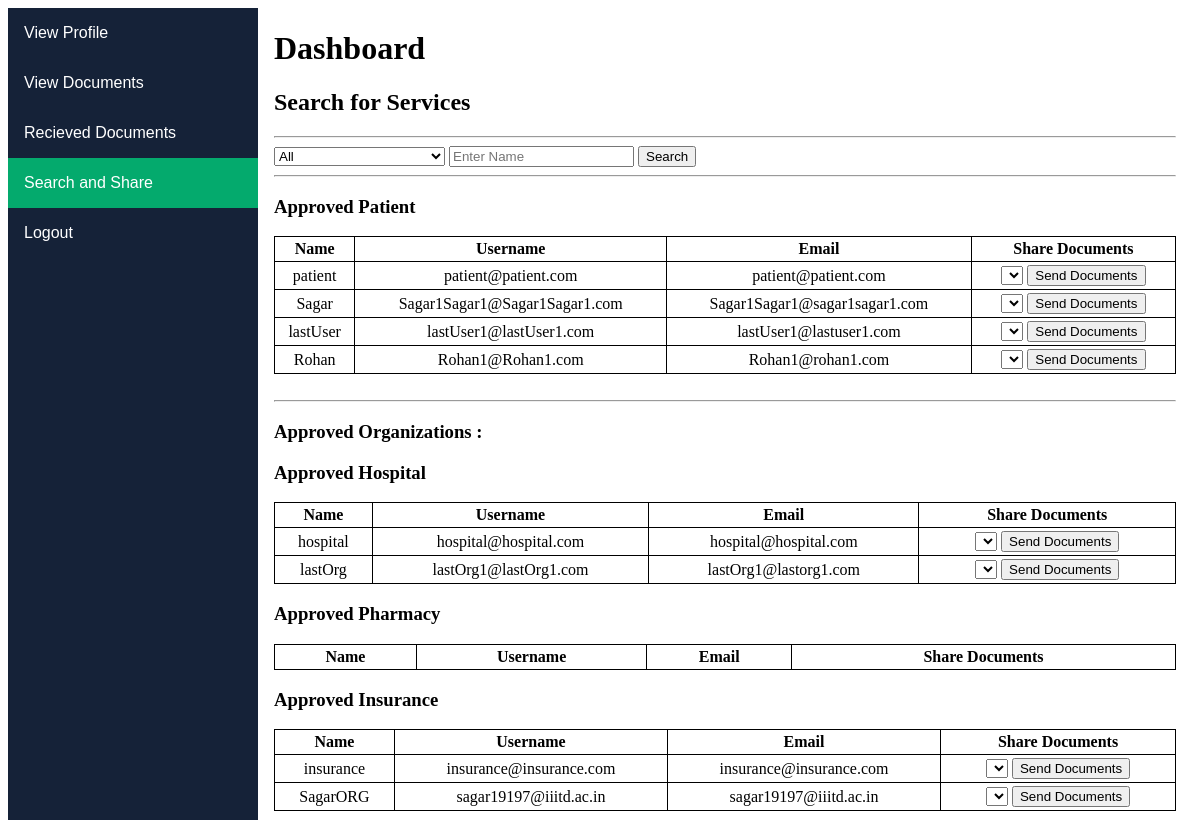
Page /search/ (signed in) on the earlier database version.
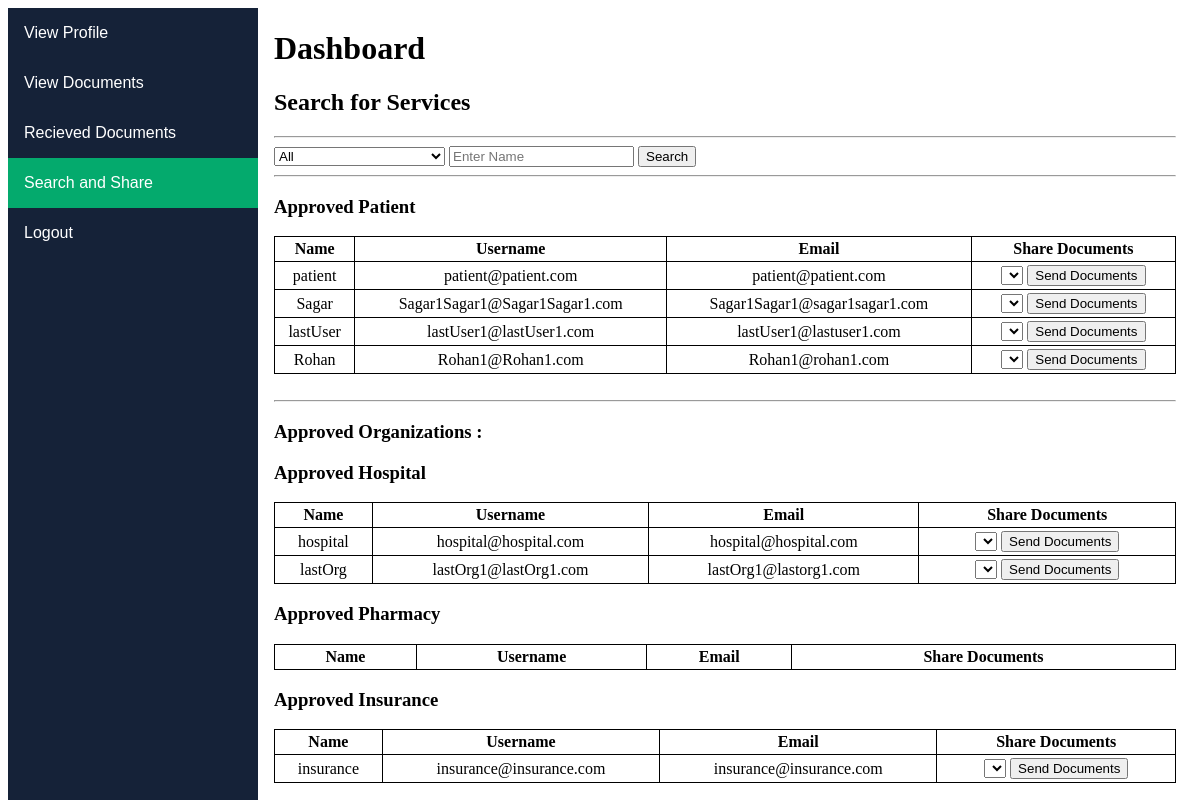
Same page on the later database version.
### PDMS/models.py (models this page shows, shortened)
class Users(models.Model):
	user = models.OneToOneField(allUsers, on_delete = models.CASCADE);
	sub_category = models.CharField(max_length = 22);
	poi = models.FileField(upload_to = getDirectory, validators = [FileExtensionValidator(['pdf'])], max_length = 250);

class allUsers(models.Model):
	user = models.OneToOneField(User, on_delete = models.CASCADE);
	status = models.BooleanField();
	top_category = models.CharField(max_length = 15);
	doc_counter = 1;

class Organizations(models.Model):
	user = models.OneToOneField(allUsers, on_delete = models.CASCADE);
	sub_category = models.CharField(max_length = 22);
	pic1 = models.FileField(upload_to = getDirectory, max_length = 250);
	pic2 = models.FileField(upload_to = getDirectory, max_length = 250);
	location = models.CharField(max_length = 25);
	desc = models.CharField(max_length = 300)
	poi = models.FileField(upload_to = getDirectory, validators = [FileExtensionValidator(['pdf'])], max_length = 250);

### PDMS/views.py (the view, shortened to what this page needs)
# urls.py: path('search/', views.search, name = "search"),
def search(response):
	if response.user.is_authenticated:
		user = get_object_or_404(allUsers, user = response.user);
		data = {"data1" : Users.objects.all(),
				"data2" : Organizations.objects.all(),
				"data3": ["Patient","HealthCareProfessional"],
				"data4": ["Hospital","Pharmacy", "Insurance"],
				"data5" : [],
				"data6" : False,
				"data7" : ""
		}
		if user.top_category == "admin":
			if response.method == "POST":
				resp = response.POST;
				r1 = resp.get('Users');
				r2 = resp.get('Name');
				if r1 == None or r2 == None:
					messages.error(response ,"One or more values missing");
				elif r1!="all" and r1!="Patient" and r1!="HealthCareProfessional" and r1!="Hospital" and r1!="Pharmacy" and r1!="Insurance":
					message.error(response,"Wrong Priviliges");
				elif (bool(re.match("^[A-Za-z\s]{0,20}$", r2))) == False:
					messages.error(response, "ERROR : Please specify name in correct format.");
				else:
					data3 = User.objects.filter(first_name__startswith  = r2);
					data5 = [];
					for ob in data3:
						temp = allUsers.objects.filter(user = ob).first();
						if temp != None:
							if(temp.status == True):
								temp2 = "xxx";
								if temp.top_category == "Users":
									temp2 = Users.objects.get(user = temp);
								elif temp.top_category == "Organizations":
									temp2 = Organizations.objects.get(user = temp);
								if temp2!="xxx" and (temp2.sub_category == r1 or r1 =="all"):
									data5.append(temp2);
					data["data5"] = data5;
					data['data6'] = True;
					s = "Showing result for " + r1 +" category";
					if(r2 != ""):
						s+=" with name "+ r2;
					data["data7"] = s;
			return render(response,"PDMS/AdminSearch.html",data);
		elif user.status == True:
			if user.top_category == "Users":
				sub_user = get_object_or_404(Users, user = user);
				if sub_user.sub_category == "Patient":
					data["data3"] = ["HealthCareProfessional"]
					if response.method == "POST":
						resp = response.POST;
						r1 = resp.get('Users');
						r2 = resp.get('Name');
						data3 = User.objects.filter(first_name__startswith  = r2);
						data5 = [];
						for ob in data3:
							temp = allUsers.objects.filter(user = ob).first();
							if temp != None:
								if(temp.status == True):
									temp2 = "xxx";
									if temp.top_category == "Users":
										temp2 = Users.objects.get(user = temp);
									elif temp.top_category == "Organizations":
										temp2 = Organizations.objects.get(user = temp);
									if temp2!="xxx" and (temp2.sub_category == r1 or r1 =="all"):
										data5.append(temp2);
						data["data5"] = data5;
						data['data6'] = True;
						s = "Showing result for " + r1 +" category";
						if(r2 != ""):
							s+=" with name "+ r2;
						data["data7"] = s;
					data["data8"] = ShowUploads(user);
					return render(response,"PDMS/PatientSearch.html",data);
				elif sub_user.sub_category == "HealthCareProfessional":
					data["data3"] = ["Patient"]
					if response.method == "POST":
						resp = response.POST;
						r1 = resp.get('Users');
						r2 = resp.get('Name');
						data3 = User.objects.filter(first_name__startswith  = r2);
						data5 = [];
						for ob in data3:
							temp = allUsers.objects.filter(user = ob).first();
							if temp != None:
								if(temp.status == True):
									temp2 = "xxx";
									if temp.top_category == "Users":
										temp2 = Users.objects.get(user = temp);
									elif temp.top_category == "Organizations":
										temp2 = Organizations.objects.get(user = temp);
									if temp2!="xxx" and (temp2.sub_category == r1 or r1 =="all"):
										data5.append(temp2);
						data["data5"] = data5;
						data['data6'] = True;
						s = "Showing result for " + r1 +" category";
						if(r2 != ""):
							s+=" with name "+ r2;
						data["data7"] = s;
					data["data8"] = ShowUploads(user);
					return render(response,"PDMS/PatientSearch.html",data);
			elif user.top_category == "Organizations":
				sub_user = get_object_or_404(Organizations, user = user);
				if sub_user.sub_category == "Hospital":
					data["data3"] = ["Patient"]
					data["data8"] = ShowUploads(user);
					return render(response,"PDMS/PatientSearch.html",data);
	return redirect("home");

### PDMS/views.py (called while the page is built)
def ShowUploads(user):
	l = [];
	if user.top_category == "Users":
		user2 = Users.objects.get(user = user);
		if(os.path.exists(user2.poi.path)):
			l.append(user2.poi);
		docs = UploadDocuments.objects.filter(user = user);
		for doc in docs:
			if os.path.exists(doc.documents.path):
				l.append(doc.documents);
			else:
				doc.delete();
	elif user.top_category =="Organizations":
		user2 = Organizations.objects.get(user = user);
		if(os.path.exists(user2.poi.path)):
			l.append(user2.poi);
		if(os.path.exists(user2.poi.path)):
			l.append(user2.pic1);
		if(os.path.exists(user2.poi.path)):
			l.append(user2.pic2);
		docs = UploadDocuments.objects.filter(user = user);
		for doc in docs:
			if os.path.exists(doc.documents.path):
				l.append(doc.documents);
			else:
				doc.delete();
	return l;

### PDMS/templates/PDMS/PatientSearch.html (shortened to what this page needs)
{% extends "PDMS/Patient.html"%}
{% block link1 %}inactive{%endblock%}
{% block link2 %}inactive{%endblock%}
{% block link3 %}inactive{%endblock%}
{% block link4 %}active{%endblock%}
{% block link5 %}inactive{%endblock%}
{%block content%}
<h2> Search for Services</h2>
<hr>
<form method="POST" action = "/search/">
	<select name = "Users">
		<option value = "all" selected>All</option>
	</select>
	<input type="text" name="Name" placeholder="Enter Name">
	<button type="submit">Search</button>
</form>
{%if data6 == False %}
<hr>
{%for i in data3%}
<h3>Approved {{i}} </h3>
<table>
	<tr>
		<th>Name</th>
		<th>Username</th>
		<th>Email</th>
		<th>Share Documents</th>
	</tr>
	{%for ob in data1%}
		{%if ob.sub_category == i and ob.user.status == True%}
		<tr>
			<td>{{ob.user.user.first_name}}</td>
			<td>{{ob.user.user.username}}</td>
			<td>{{ob.user.user.email}}</td>
			<td>
				<form method = "POST" action = "/sendDoc/">
					<select name = "Documents" required>
					</select>
					<button type="submit">Send Documents</button>
				</form>
			</td>
		</tr>
		{%endif%}
	{%endfor%}
</table>
{%endfor%}
<br><hr><h3>Approved Organizations :</h3>
{%for i in data4%}
<h3>Approved {{i}}</h3>
<table>
	<tr>
		<th>Name</th>
		<th>Username</th>
		<th>Email</th>
		<th>Share Documents</th>
	</tr>
	{%for ob in data2%}
		{%if ob.sub_category == i and ob.user.status == True%}
		<tr>
			<td>{{ob.user.user.first_name}}</td>
			<td>{{ob.user.user.username}}</td>
			<td>{{ob.user.user.email}}</td>
			<td>
				<form method = "POST" action = "/sendDoc/">
					<select name = "Documents" required>
					</select>
					<button type="submit">Send Documents</button>
				</form>
			</td>
		</tr>
		{%endif%}
	{%endfor%}
</table>
{%endfor%}
{%endif%}
{%endblock%}

Differences in the rows shown:
removed Organizations: user.user.first_name "SagarORG", user.user.username "sagar19197@iiitd.ac.in", user.user.email "sagar19197@iiitd.ac.in", shown under "Insurance"
